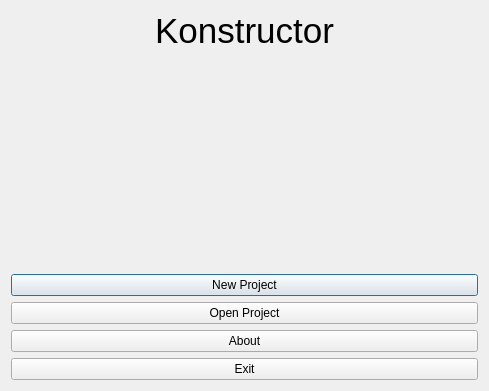
<?xml version="1.0" encoding="UTF-8"?>
<ui version="4.0">
 <class>WelcomeDialog</class>
 <widget class="QDialog" name="WelcomeDialog">
  <property name="geometry">
   <rect>
    <x>0</x>
    <y>0</y>
    <width>489</width>
    <height>391</height>
   </rect>
  </property>
  <property name="windowTitle">
   <string>Konstructor</string>
  </property>
  <layout class="QVBoxLayout" name="verticalLayout">
   <item>
    <widget class="QLabel" name="label">
     <property name="font">
      <font>
       <pointsize>26</pointsize>
      </font>
     </property>
     <property name="text">
      <string>Konstructor</string>
     </property>
     <property name="alignment">
      <set>Qt::AlignCenter</set>
     </property>
    </widget>
   </item>
   <item>
    <spacer name="verticalSpacer">
     <property name="orientation">
      <enum>Qt::Vertical</enum>
     </property>
     <property name="sizeHint" stdset="0">
      <size>
       <width>20</width>
       <height>40</height>
      </size>
     </property>
    </spacer>
   </item>
   <item>
    <widget class="QPushButton" name="newProjectButton">
     <property name="text">
      <string>New Project</string>
     </property>
    </widget>
   </item>
   <item>
    <widget class="QPushButton" name="openProjectButton">
     <property name="text">
      <string>Open Project</string>
     </property>
    </widget>
   </item>
   <item>
    <widget class="QPushButton" name="aboutButton">
     <property name="text">
      <string>About</string>
     </property>
    </widget>
   </item>
   <item>
    <widget class="QPushButton" name="exitButton">
     <property name="text">
      <string>Exit</string>
     </property>
    </widget>
   </item>
  </layout>
 </widget>
 <resources/>
 <connections/>
</ui>
